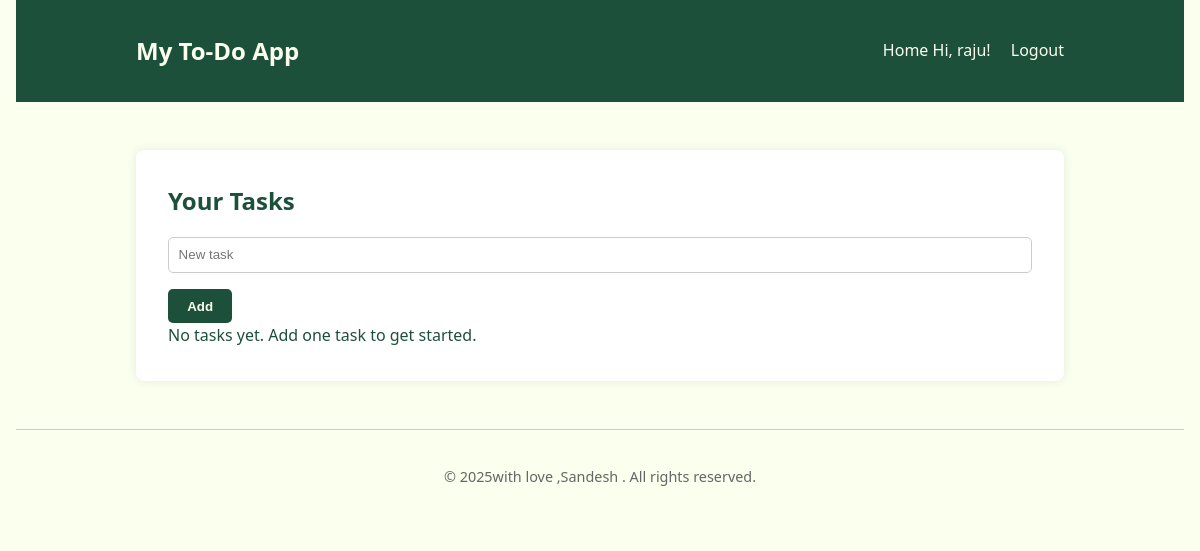
/ (signed in), run on an earlier commit of the app's database.
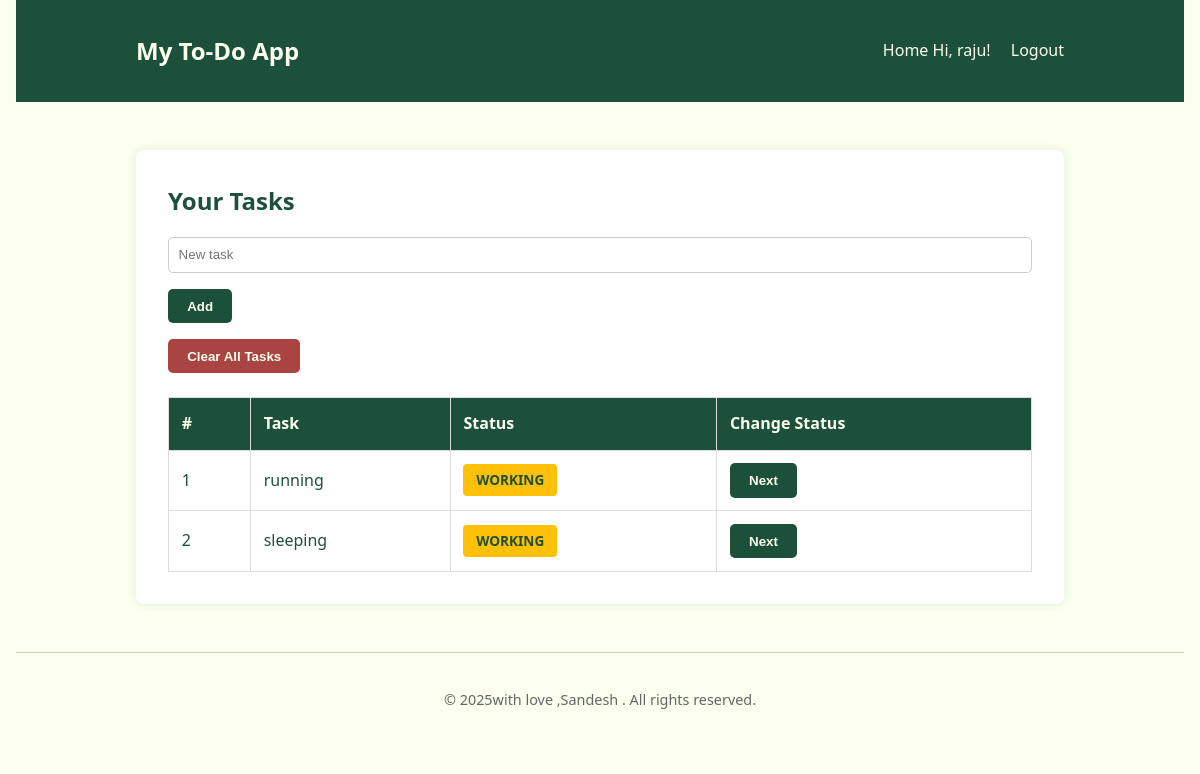
And on a later commit of the database.
### app/models.py (models this page shows)
class Task(db.Model):
    id = db.Column(db.Integer, primary_key=True)
    title = db.Column(db.String(100), nullable=False)
    status = db.Column(db.String(20), default='Pending')
    user_id = db.Column(db.Integer, db.ForeignKey('user.id'), nullable=False)
    user = db.relationship('User', backref=db.backref('tasks', lazy=True))

### app/routes/tasks.py (the view)
@tasks_bp.route('/')
@login_required
def view_tasks():
    user_id = session.get('user_id')
    tasks = Task.query.filter_by(user_id=user_id).all()
    return render_template('tasks.html', tasks=tasks)

### app/__init__.py (called while the page is built)
def create_app():
    app = Flask(__name__)
    app.config['SECRET_KEY'] = 'your-secret-key'
    app.config['SQLALCHEMY_DATABASE_URI'] = 'sqlite:///todo.db'  # Using SQLite for simplicity
    app.config['SQLALCHEMY_TRACK_MODIFICATIONS'] = False
    db.init_app(app)
    from app.routes.auth import auth_bp
    from app.routes.tasks import tasks_bp
    app.register_blueprint(auth_bp)
    app.register_blueprint(tasks_bp)
    @app.context_processor
    def inject_current_year():
        from datetime import datetime
        return {'current_year': datetime.now().year}
    return app

### app/routes/tasks.py (called while the page is built)
def login_required(func):
    from functools import wraps
    @wraps(func)
    def decorated_function(*args, **kwargs):
        if 'user' not in session:
            flash('Please login first.', 'warning')
            return redirect(url_for('auth.login'))
        return func(*args, **kwargs)
    return decorated_function

### app/templates/tasks.html (shortened to what this page needs)
{% extends "base.html" %}
{% block content %}
<div class="task-box">
    <h2>Your Tasks</h2>
    <form action="{{ url_for('tasks.add_task') }}" method="POST" class="task-form">
        <input type="text" name="title" placeholder="New task" required />
        <button type="submit" class="btn">Add</button>
    </form>
    {% if tasks %}
    <form method="POST" action="{{ url_for('tasks.clear_tasks') }}">
        <button type="submit" class="btn btn-clear">Clear All Tasks</button>
    </form>
    <table class="task-table">
        <thead>
            <tr>
                <th>#</th>
                <th>Task</th>
                <th>Status</th>
                <th>Change Status</th>
            </tr>
        </thead>
        <tbody>
            {% for task in tasks %}
            <tr>
                <td data-label="#">{{ loop.index }}</td>
                <td data-label="Task">{{ task.title }}</td>
                <td data-label="Status">
                    <span class="badge {{ task.status|lower }}">{{ task.status }}</span>
                </td>
                <td data-label="Change Status">
                    <form action="{{ url_for('tasks.toggle_status', task_id=task.id) }}" method="POST" style="display:inline;">
                        <button type="submit" class="btn-small">Next</button>
                    </form>
                </td>
            </tr>
            {% endfor %}
        </tbody>
    </table>
    {% else %}
    <p>No tasks yet. Add one task to get started.</p>
    {% endif %}
</div>
{% endblock %}

### app/templates/base.html (shortened to what this page needs)
<!DOCTYPE html>
<html lang="en">
<head>
    <link rel="stylesheet" href="{{ url_for('static', filename='css/style.css') }}" />
</head>
<body>
    <header>
        <div class="container">
            <h1>My To-Do App</h1>
            <nav>
                <a href="{{ url_for('tasks.view_tasks') }}">Home</a>
                {% if 'user' in session %}
                    <span>Hi, {{ session['user'] }}!</span>
                    <a href="{{ url_for('auth.logout') }}">Logout</a>
                {% else %}
                    <a href="{{ url_for('auth.login') }}">Login</a>
                    <a href="{{ url_for('auth.register') }}">Register</a>
                {% endif %}
            </nav>
        </div>
    </header>
    <main class="container">
        {% block content %}{% endblock %}
    </main>
    <footer class="footer">
        <div class="container">
            <p>&copy; {{ current_year }}with love ,Sandesh . All rights reserved.</p>
        </div>
    </footer>
</body>
</html>

### app/static/css/style.css (style rules this page uses)
* { margin: 0; padding: 0; box-sizing: border-box; }
body { font-family: 'Segoe UI', Tahoma, Geneva, Verdana, sans-serif; background-color: #FAFFEE; color: #1D503A; line-height: 1.6; padding: 0 1rem; }
header { background-color: #1D503A; color: #FAFFEE; padding: 1rem 0; margin-bottom: 2rem; }
header .container { display: flex; justify-content: space-between; align-items: center; flex-wrap: wrap; }
header h1 { font-size: 1.5rem; }
nav a { color: #FAFFEE; text-decoration: none; margin-left: 1rem; font-weight: 500; }
.container { max-width: 960px; margin: auto; padding: 1rem; }
form { margin-top: 1rem; }
form input[type="text"], form input[type="email"], form input[type="password"] { width: 100%; padding: 0.6rem; border: 1px solid #ccc; border-radius: 5px; margin-bottom: 1rem; background: #fff; color: #1D503A; }
button, .btn { background-color: #1D503A; color: #FAFFEE; border: none; padding: 0.6rem 1.2rem; border-radius: 5px; cursor: pointer; font-weight: 600; transition: background-color 0.3s; }
.btn-clear { background-color: #a94442; }
.auth-box, .task-box { background-color: white; padding: 2rem; border-radius: 8px; box-shadow: 0 0 10px rgba(29, 80, 58, 0.1); margin-bottom: 2rem; }
.task-table { width: 100%; border-collapse: collapse; margin-top: 1.5rem; }
.task-table th, .task-table td { padding: 0.8rem; border: 1px solid #ddd; text-align: left; }
.task-table th { background-color: #1D503A; color: #FAFFEE; }
.task-table td { background-color: #fff; }
.badge { padding: 0.4rem 0.8rem; border-radius: 4px; font-size: 0.85rem; font-weight: bold; color: #fff; text-transform: uppercase; }
.badge.working { background-color: #ffc107; color: #1D503A; }
footer { text-align: center; padding: 1.2rem 0; border-top: 1px solid #ccc; font-size: 0.9rem; color: #666; }

What changed in the data, as far as the page shows it:
added Task: title "running", status "WORKING"
added Task: title "sleeping", status "WORKING"
Also different on the page:
text no longer shown: "No tasks yet. Add one task to get started."
text now shown: "Clear All Tasks # Task Status Change Status"
